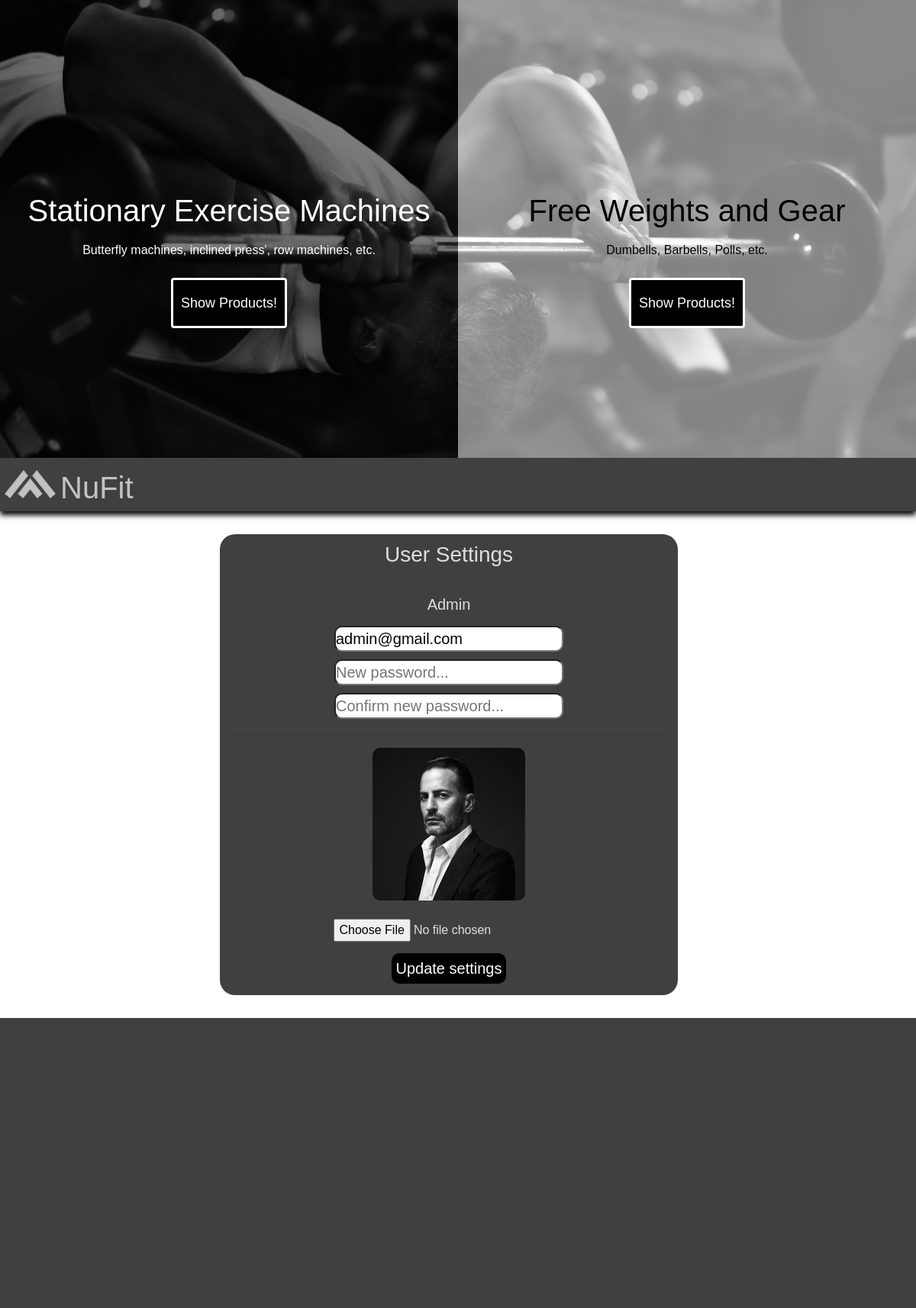
Page /views/pages/user-settings.php (signed in) on the committed database.
### tables this page shows
CREATE TABLE `users` (
  `Id` int(11) NOT NULL,
  `Username` varchar(255) NOT NULL,
  `Email` varchar(255) NOT NULL,
  `Password` varchar(255) NOT NULL,
  `IdRole` int(11) NOT NULL,
  `IdImage` int(11) DEFAULT NULL
);

CREATE TABLE `profileimages` (
  `IdImage` int(11) NOT NULL,
  `Path` text NOT NULL,
  `Alt` varchar(255) NOT NULL
);

### views/pages/user-settings.php (the view, shortened to what this page needs)
<?php session_start();  include "../../config/connection.php";
	?>
<!DOCTYPE html>
<html>
<head>
	<link rel="stylesheet" href="https://cdnjs.cloudflare.com/ajax/libs/font-awesome/4.7.0/css/font-awesome.min.css">
	<link rel="stylesheet" type="text/css" href="../../assets/css/design.css">
	<link rel="stylesheet" href="https://stackpath.bootstrapcdn.com/bootstrap/4.3.1/css/bootstrap.min.css">
</head>
<body>
	<div id="cover">
		<div class="content" id="content-machines">
			<div class="content-block">
				<h2>Stationary Exercise Machines</h2>
				<p>Butterfly machines, inclined press', row machines, etc.</p>
				<a href="products.php"><button>Show Products!</button></a>
			</div>
		</div>
		<div class="content" id="content-weights">
			<div class="content-block">
				<h2>Free Weights and Gear</h2>
				<p>Dumbells, Barbells, Polls, etc.</p>
				<a href="products.php"><button>Show Products!</button></a>
			</div>
		</div>
	</div>
	<div id="menu">
		<header>
			<a href="../../index.php"><img src="../../assets/images/logo.png" alt="Logo">
			<h1>NuFit</h1></a>
		</header>
	</div>
	<div id="settings">
		<form action="../../models/settings-fetch.php" method="POST" onsubmit="return validacija();" enctype="multipart/form-data">
			<h3>User Settings</h3>
			<hr>
			<?php
				$st=$con->prepare("SELECT * FROM users WHERE Id=:id");
				$id = $_SESSION["user"]->Id;
				$st->bindParam(":id",$id);
				$st->execute();
			 ?>
			<label id="username_field"><?php echo $_SESSION["user"]->Username; ?></label><br>
			<input type="email" id="setmail" name="setmail" value="<?php echo $_SESSION["user"]->Email ?>"><br>
			<input type="password" id="setpw1" name="setpw1" placeholder="New password..."><br>
			<input type="password" id="setpw2" name="setpw2" placeholder="Confirm new password..."><hr>
			<?php
				if($_SESSION["user"]->IdImage!=null){
					$st=$con->prepare("SELECT * FROM profileimages WHERE IdImage=:id");
					$st->bindParaM(":id",$_SESSION["user"]->IdImage);
					try {
						$st->execute();
						$img = $st->fetch();
						echo "<img src='"."../../".$img->Path."' alt='".$img->Alt."' id='userProfile'>";
					}
					catch(PDOEXCEPTION $e){
						echo $e->getMessage();
					}
				} else {
					echo "<img src='../../assets/images/profile.png' alt='profile image' id='userProfile'>";
				}
			 ?>
			<br><input type="file" id="setprofile" name="setprofile"><br>
			<input type="submit" id="setsub" name="setsub" value="Update settings">
		</form>
	</div>
	<footer>
	</footer>
</body>
</html>

### assets/css/design.css (style rules this page uses)
* { margin: 0px; padding: 0px; font-family: helvetica; }
body { margin:0px; padding: 0px; background-color: red; }
#cover { width:100%; height: 600px; display: block; background-image: url('../images/cover.jpg'); background-size: cover; }
.content { width: 50%; height: 100%; display: block; float:left; text-align: center; vertical-align: middle; }
.content-block { top:42%; position: relative; line-height: 40px; opacity: 1.0; }
.content-block h2 { font-size: 40px; }
.content-block button { padding:10px; border:3px solid white; background-color:black; color:white; font-size: 18px; border-radius: 4px; }
#content-machines { background-color: rgb(0,0,0,0.5); color:white; }
#content-weights { background-color: rgb(255,255,255,0.5); color:black; }
#menu { color: black; min-height: 70px; width: 100%; color: #C3C3C3; background-color: #404040; box-shadow:0px 5px 7px rgba(0,0,0,1); }
#menu h1 { display: block; float:left; margin: auto; margin-top:15px; color: #C3C3C3; text-decoration: none; }
#menu img { float:left; height: 40px; margin:15px 5px 5px 5px; }
footer { background-color: #404040; color: #DEDEDE; min-height: 380px; width: 100%; text-align: center; padding: 50px 0px 0px 0px; float: left; }
#settings { background-color: #404040; color: #DEDEDE; min-height: 380px; width: 50%; text-align: center; padding: 10px; float: left; margin:30px 24%; border-radius: 20px; }
#settings input[type="text"], #settings input[type="password"], #settings input[type="email"] { border-radius: 10px; width: 300px; font-size: 20px; margin: 5px 0px; }
#settings input[type="submit"] { background-color: black; color:white; border:none; padding: 5px; font-size: 20px; border-radius: 10px; width: 150px; margin:15px 0px 5px 0px; transition:1s; }
#username_field { font-size: 20px; }
#userProfile { border-radius: 10px; display: block; margin: auto; }

### rows in the picture
users: Username "Admin", setmail "admin@gmail.com"
profileimages: Path+Alt (picture)
